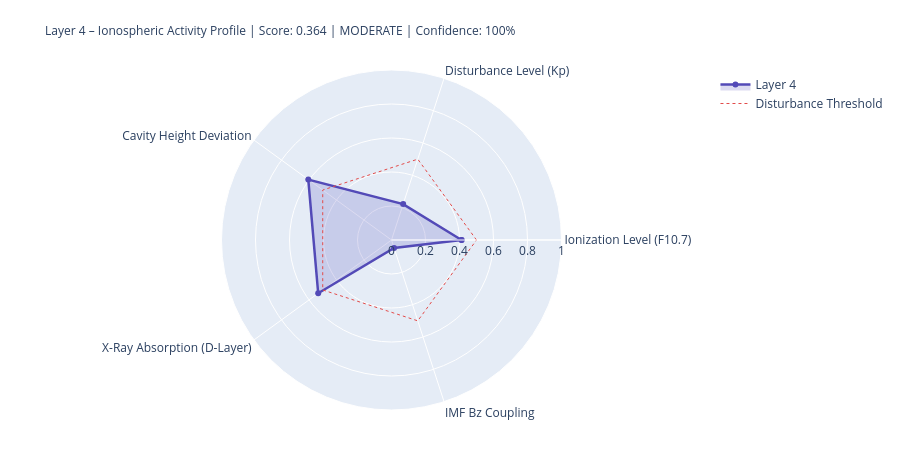

Source (notebook cell):
### Markdown cell above
---
## 4. State Assessment & Handoff to Layer 5

### Code cell
# ============================================================
# LAYER-4-SCORE
# ============================================================

COMPONENTS = {
    'Ionization Level (F10.7)':    {'score': ioniz,       'source': 'primary' if f107_now else 'from_layer0', 'dynamic': True},
    'Disturbance Level (Kp)':          {'score': disturb,     'source': 'primary' if kp_now   else 'from_layer0', 'dynamic': True},
    'Cavity Height Deviation':    {'score': h_dev,       'source': 'derived',                                'dynamic': True},
    'X-Ray Absorption (D-Layer)':{'score': xray_ioniz,  'source': 'primary' if xray_now else 'missing',     'dynamic': True},
    'IMF Bz Coupling':             {'score': bz_coupling, 'source': 'primary' if bz_now   else 'from_layer0', 'dynamic': True},
}

available    = {k: v['score'] for k, v in COMPONENTS.items() if v['score'] is not None}
unavailable  = [k for k, v in COMPONENTS.items() if v['score'] is None]
layer4_score = round(sum(available.values()) / len(available), 4) if available else None
confidence   = round(len(available) / len(COMPONENTS), 2)
level = ('unknown' if layer4_score is None
         else 'quiet'   if layer4_score < 0.3
         else 'moderate' if layer4_score < 0.6
         else 'active')
dominant_l4 = max(available, key=available.get) if available else 'none'

# Resonance delta for Schumann SR-1
sr1_ref = schumann_freq(1, 80.0)
sr1_now = schumann_freq(1, h_eff)
sr1_delta_mhz = (sr1_now - sr1_ref) * 1000

# Propagation conditions
prop_cond = ('disturbed'   if kp_val > 4
             else 'unsettled' if kp_val > 2
             else 'normal')
if xray_class in ['X', 'M']:
    prop_cond = 'Radio-Blackout moeglich'

W = 68
print('=' * W)
print('LAYER 4 – IONOSPHERE – STATE ASSESSMENT')
print('=' * W)
for name, comp in COMPONENTS.items():
    s = comp['score']
    if s is not None:
        bar = '█' * int(s * 20) + '░' * (20 - int(s * 20))
        print(f'  {name:<36} {bar}  {s:.3f}  [{comp["source"]}]')
    else:
        print(f'  {name:<36} {"─" * 20}  n/a   [missing]')
print('-' * W)
print(f'  Score:          {layer4_score:.3f}  ({len(available)}/{len(COMPONENTS)} components)')
print(f'  Confidence:     {confidence:.0%}')
print(f'  Level:          {level.upper()}')
print(f'  Dominant:       {dominant_l4}')
print(f'  Cavity height:  {h_eff:.1f} km  (Ref: 80.0 km)')
print(f'  SR-1:           {sr1_now:.3f} Hz  (Δ {sr1_delta_mhz:+.1f} mHz vs. ref)')
print(f'  Propagation:    {prop_cond}')
print(f'  X-Ray:          {xray_class}-class  ({xray_now:.2e} W/m²)' if xray_now else '  X-Ray:          n/a')
print('=' * W)

# Radar
cats   = list(available.keys())
vals_r = list(available.values())
if len(cats) >= 3:
    fig = go.Figure()
    fig.add_trace(go.Scatterpolar(
        r=vals_r + [vals_r[0]], theta=cats + [cats[0]],
        fill='toself', fillcolor='rgba(83,74,183,0.20)',
        line=dict(color='#534AB7', width=2.5), name='Layer 4'
    ))
    fig.add_trace(go.Scatterpolar(
        r=[0.5] * (len(cats)+1), theta=cats + [cats[0]],
        line=dict(color='#E24B4A', dash='dot', width=1),
        mode='lines', name='Disturbance Threshold'
    ))
    fig.update_layout(
        title=dict(
            text=f'Layer 4 – Ionospheric Activity Profile | Score: {layer4_score:.3f} | {level.upper()} | Confidence: {confidence:.0%}',
            font=dict(size=12)
        ),
        polar=dict(radialaxis=dict(visible=True, range=[0, 1])),
        height=450, showlegend=True,
        margin=dict(l=80, r=80, t=70, b=40)
    )
    fig.show()

### Figure 1 — Plotly figure (JSON) as saved in the notebook; plotly's stock layout.template omitted (floating-point values rounded to 4 significant figures)
{"data": [{"fill": "toself", "fillcolor": "rgba(83,74,183,0.20)", "line": {"color": "#534AB7", "width": 2.5}, "name": "Layer 4", "r": [0.412, 0.222, 0.605, 0.533, 0.049, 0.412], "theta": ["Ionization Level (F10.7)", "Disturbance Level (Kp)", "Cavity Height Deviation", "X-Ray Absorption (D-Layer)", "IMF Bz Coupling", "Ionization Level (F10.7)"], "type": "scatterpolar"}, {"line": {"color": "#E24B4A", "dash": "dot", "width": 1}, "mode": "lines", "name": "Disturbance Threshold", "r": [0.5, 0.5, 0.5, 0.5, 0.5, 0.5], "theta": ["Ionization Level (F10.7)", "Disturbance Level (Kp)", "Cavity Height Deviation", "X-Ray Absorption (D-Layer)", "IMF Bz Coupling", "Ionization Level (F10.7)"], "type": "scatterpolar"}], "layout": {"height": 450, "margin": {"b": 40, "l": 80, "r": 80, "t": 70}, "polar": {"radialaxis": {"range": [0, 1], "visible": true}}, "showlegend": true, "title": {"font": {"size": 12}, "text": "Layer 4 – Ionospheric Activity Profile | Score: 0.364 | MODERATE | Confidence: 100%"}}}
